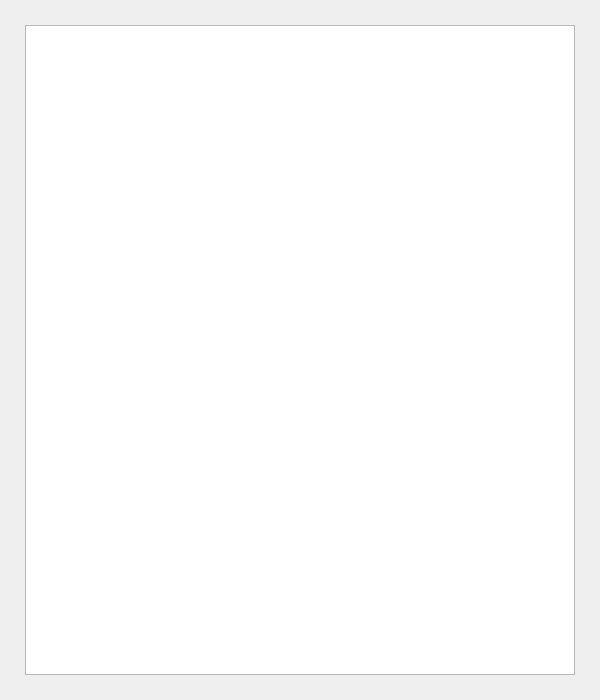
<?xml version="1.0" encoding="UTF-8"?>
<ui version="4.0">
 <class>Documentation</class>
 <widget class="QDialog" name="Documentation">
  <property name="geometry">
   <rect>
    <x>0</x>
    <y>0</y>
    <width>600</width>
    <height>700</height>
   </rect>
  </property>
  <property name="windowTitle">
   <string>Dialog</string>
  </property>
  <widget class="QTextBrowser" name="textBrowser">
   <property name="geometry">
    <rect>
     <x>25</x>
     <y>25</y>
     <width>550</width>
     <height>650</height>
    </rect>
   </property>
  </widget>
 </widget>
 <resources/>
 <connections/>
</ui>
